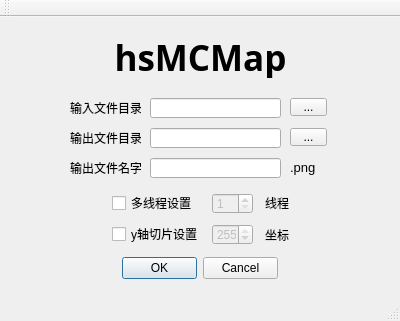
<?xml version="1.0" encoding="UTF-8"?>
<ui version="4.0">
 <class>MainWindow</class>
 <widget class="QMainWindow" name="MainWindow">
  <property name="geometry">
   <rect>
    <x>0</x>
    <y>0</y>
    <width>400</width>
    <height>321</height>
   </rect>
  </property>
  <property name="sizePolicy">
   <sizepolicy hsizetype="Fixed" vsizetype="Fixed">
    <horstretch>0</horstretch>
    <verstretch>0</verstretch>
   </sizepolicy>
  </property>
  <property name="windowTitle">
   <string>mc-map</string>
  </property>
  <widget class="QWidget" name="centralWidget">
   <widget class="QCheckBox" name="checkBox">
    <property name="geometry">
     <rect>
      <x>112</x>
      <y>178</y>
      <width>91</width>
      <height>16</height>
     </rect>
    </property>
    <property name="text">
     <string>多线程设置</string>
    </property>
   </widget>
   <widget class="QDialogButtonBox" name="buttonBox">
    <property name="geometry">
     <rect>
      <x>122</x>
      <y>240</y>
      <width>156</width>
      <height>23</height>
     </rect>
    </property>
    <property name="inputMethodHints">
     <set>Qt::ImhNone</set>
    </property>
    <property name="standardButtons">
     <set>QDialogButtonBox::Cancel|QDialogButtonBox::Ok</set>
    </property>
   </widget>
   <widget class="QLabel" name="label_thread">
    <property name="geometry">
     <rect>
      <x>265</x>
      <y>178</y>
      <width>31</width>
      <height>16</height>
     </rect>
    </property>
    <property name="text">
     <string>线程</string>
    </property>
   </widget>
   <widget class="QSpinBox" name="spinBox_thread">
    <property name="enabled">
     <bool>false</bool>
    </property>
    <property name="geometry">
     <rect>
      <x>212</x>
      <y>176</y>
      <width>41</width>
      <height>21</height>
     </rect>
    </property>
    <property name="minimum">
     <number>1</number>
    </property>
    <property name="value">
     <number>1</number>
    </property>
   </widget>
   <widget class="QToolButton" name="toolButton_input">
    <property name="geometry">
     <rect>
      <x>290</x>
      <y>81</y>
      <width>37</width>
      <height>18</height>
     </rect>
    </property>
    <property name="text">
     <string>...</string>
    </property>
   </widget>
   <widget class="QToolButton" name="toolButton_output">
    <property name="geometry">
     <rect>
      <x>290</x>
      <y>111</y>
      <width>37</width>
      <height>18</height>
     </rect>
    </property>
    <property name="text">
     <string>...</string>
    </property>
   </widget>
   <widget class="QLineEdit" name="lineEdit_input">
    <property name="geometry">
     <rect>
      <x>150</x>
      <y>81</y>
      <width>131</width>
      <height>20</height>
     </rect>
    </property>
    <property name="readOnly">
     <bool>false</bool>
    </property>
   </widget>
   <widget class="QLineEdit" name="lineEdit_output">
    <property name="geometry">
     <rect>
      <x>150</x>
      <y>111</y>
      <width>131</width>
      <height>20</height>
     </rect>
    </property>
    <property name="readOnly">
     <bool>false</bool>
    </property>
   </widget>
   <widget class="QLabel" name="label_input">
    <property name="geometry">
     <rect>
      <x>70</x>
      <y>81</y>
      <width>71</width>
      <height>20</height>
     </rect>
    </property>
    <property name="text">
     <string>输入文件目录</string>
    </property>
   </widget>
   <widget class="QLabel" name="label_output">
    <property name="geometry">
     <rect>
      <x>70</x>
      <y>111</y>
      <width>71</width>
      <height>20</height>
     </rect>
    </property>
    <property name="text">
     <string>输出文件目录</string>
    </property>
   </widget>
   <widget class="QLabel" name="label_title">
    <property name="geometry">
     <rect>
      <x>70</x>
      <y>20</y>
      <width>261</width>
      <height>41</height>
     </rect>
    </property>
    <property name="font">
     <font>
      <family>华康俪金黑W8(P)</family>
      <pointsize>26</pointsize>
      <weight>75</weight>
      <bold>true</bold>
     </font>
    </property>
    <property name="text">
     <string>hsMCMap</string>
    </property>
    <property name="alignment">
     <set>Qt::AlignCenter</set>
    </property>
    <property name="wordWrap">
     <bool>false</bool>
    </property>
    <property name="indent">
     <number>-1</number>
    </property>
   </widget>
   <widget class="QLineEdit" name="lineEdit">
    <property name="geometry">
     <rect>
      <x>150</x>
      <y>141</y>
      <width>131</width>
      <height>20</height>
     </rect>
    </property>
    <property name="text">
     <string/>
    </property>
   </widget>
   <widget class="QLabel" name="label">
    <property name="geometry">
     <rect>
      <x>70</x>
      <y>141</y>
      <width>71</width>
      <height>20</height>
     </rect>
    </property>
    <property name="text">
     <string>输出文件名字</string>
    </property>
   </widget>
   <widget class="QLabel" name="label_2">
    <property name="geometry">
     <rect>
      <x>290</x>
      <y>140</y>
      <width>31</width>
      <height>20</height>
     </rect>
    </property>
    <property name="font">
     <font>
      <pointsize>10</pointsize>
      <weight>50</weight>
      <bold>false</bold>
     </font>
    </property>
    <property name="text">
     <string>.png</string>
    </property>
    <property name="alignment">
     <set>Qt::AlignLeading|Qt::AlignLeft|Qt::AlignVCenter</set>
    </property>
   </widget>
   <widget class="QCheckBox" name="checkBox_2">
    <property name="geometry">
     <rect>
      <x>112</x>
      <y>207</y>
      <width>91</width>
      <height>20</height>
     </rect>
    </property>
    <property name="text">
     <string>y轴切片设置</string>
    </property>
   </widget>
   <widget class="QSpinBox" name="spinBox">
    <property name="enabled">
     <bool>false</bool>
    </property>
    <property name="geometry">
     <rect>
      <x>212</x>
      <y>207</y>
      <width>41</width>
      <height>21</height>
     </rect>
    </property>
    <property name="minimum">
     <number>0</number>
    </property>
    <property name="maximum">
     <number>255</number>
    </property>
    <property name="value">
     <number>255</number>
    </property>
    <property name="displayIntegerBase">
     <number>10</number>
    </property>
   </widget>
   <widget class="QLabel" name="label_thread_2">
    <property name="geometry">
     <rect>
      <x>265</x>
      <y>210</y>
      <width>31</width>
      <height>16</height>
     </rect>
    </property>
    <property name="text">
     <string>坐标</string>
    </property>
   </widget>
  </widget>
  <widget class="QToolBar" name="mainToolBar">
   <property name="enabled">
    <bool>true</bool>
   </property>
   <attribute name="toolBarArea">
    <enum>TopToolBarArea</enum>
   </attribute>
   <attribute name="toolBarBreak">
    <bool>false</bool>
   </attribute>
  </widget>
  <widget class="QStatusBar" name="statusBar">
   <property name="enabled">
    <bool>true</bool>
   </property>
  </widget>
  <widget class="QMenuBar" name="menuBar">
   <property name="geometry">
    <rect>
     <x>0</x>
     <y>0</y>
     <width>400</width>
     <height>23</height>
    </rect>
   </property>
  </widget>
 </widget>
 <layoutdefault spacing="6" margin="11"/>
 <resources/>
 <connections>
  <connection>
   <sender>checkBox</sender>
   <signal>toggled(bool)</signal>
   <receiver>spinBox_thread</receiver>
   <slot>setEnabled(bool)</slot>
   <hints>
    <hint type="sourcelabel">
     <x>153</x>
     <y>212</y>
    </hint>
    <hint type="destinationlabel">
     <x>218</x>
     <y>212</y>
    </hint>
   </hints>
  </connection>
  <connection>
   <sender>buttonBox</sender>
   <signal>rejected()</signal>
   <receiver>MainWindow</receiver>
   <slot>close()</slot>
   <hints>
    <hint type="sourcelabel">
     <x>187</x>
     <y>256</y>
    </hint>
    <hint type="destinationlabel">
     <x>199</x>
     <y>149</y>
    </hint>
   </hints>
  </connection>
  <connection>
   <sender>checkBox_2</sender>
   <signal>toggled(bool)</signal>
   <receiver>spinBox</receiver>
   <slot>setEnabled(bool)</slot>
   <hints>
    <hint type="sourcelabel">
     <x>165</x>
     <y>254</y>
    </hint>
    <hint type="destinationlabel">
     <x>230</x>
     <y>255</y>
    </hint>
   </hints>
  </connection>
 </connections>
</ui>
